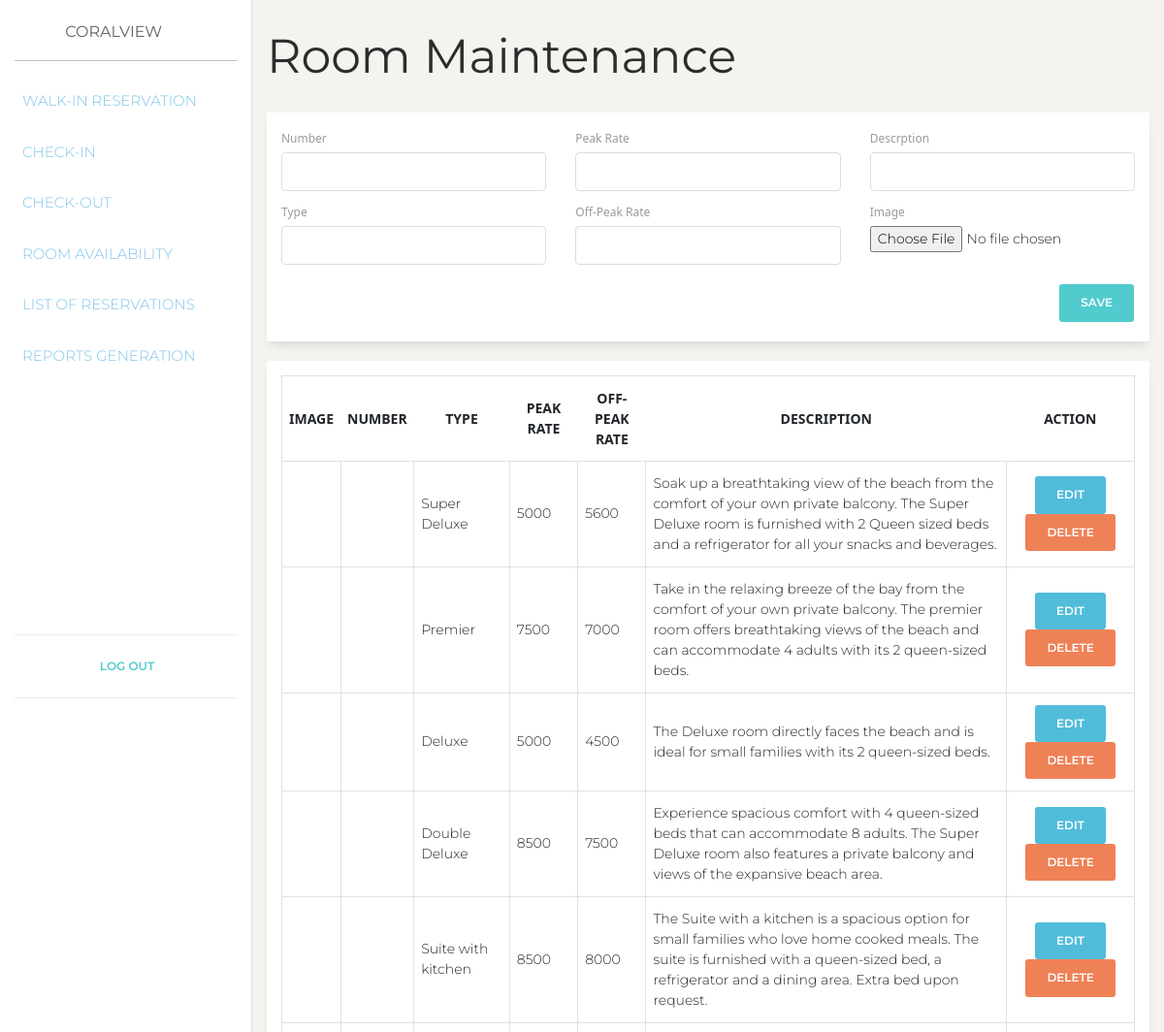
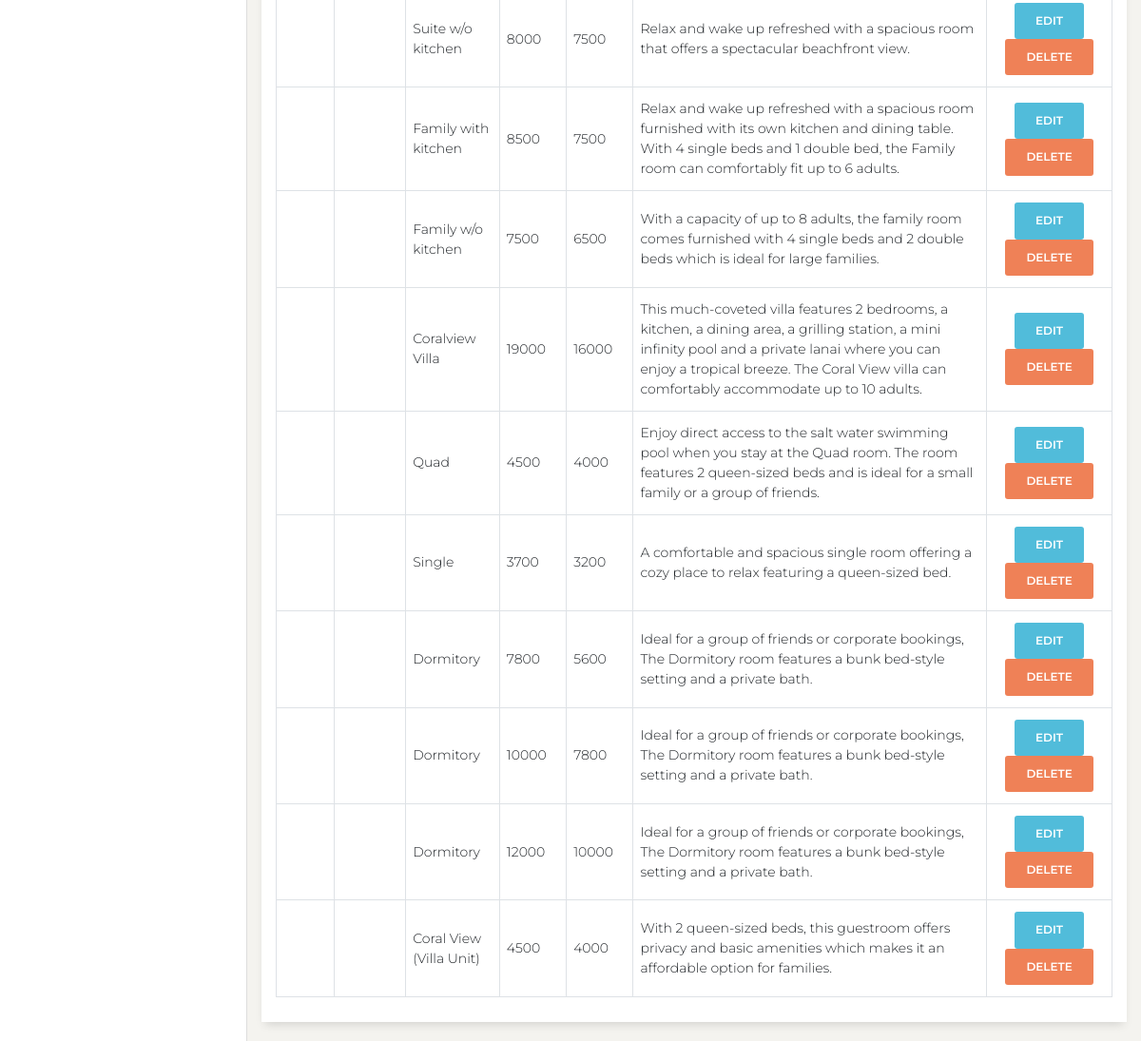
Page /admin/maintenance/room.php on the earlier database version (2 pictures, top to bottom).
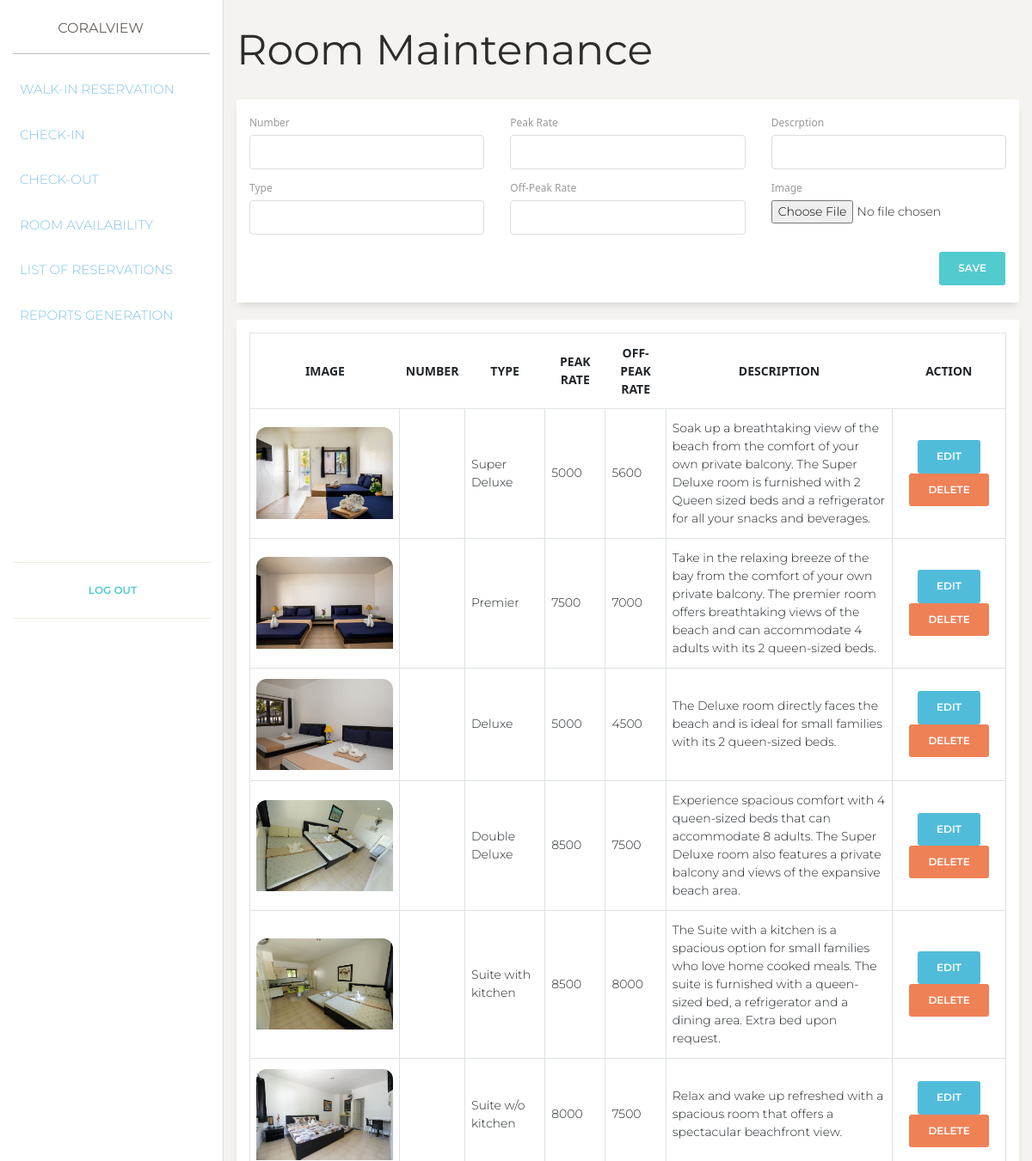
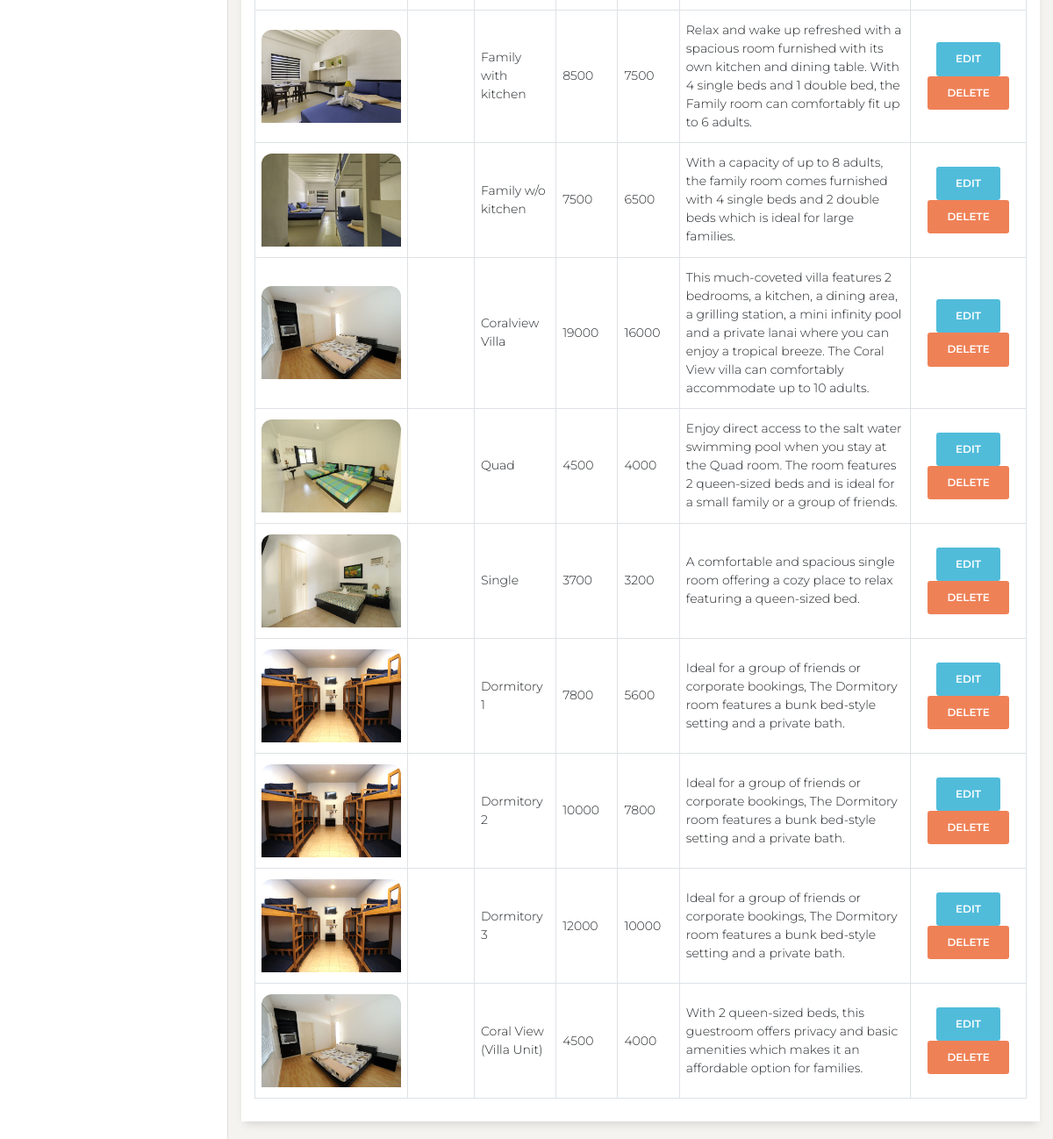
Same page on the later database version (2 pictures, top to bottom).
### tables this page shows
CREATE TABLE `rooms` (
  `Id` int(11) NOT NULL,
  `number` varchar(255) DEFAULT NULL,
  `type` varchar(255) DEFAULT NULL,
  `peak_rate` float DEFAULT NULL,
  `off_peak_rate` float DEFAULT NULL,
  `description` varchar(255) DEFAULT NULL,
  `image` varchar(255) DEFAULT NULL,
  `capacity` int(11) DEFAULT NULL,
  `inclusions` text DEFAULT NULL
);

### admin/maintenance/room.php (the view, shortened to what the changed rows need)
<?php
include('../../common/header.php');
$db = connect_to_db();
?>
    <div class="main-panel">
        <div class="container-fluid">
            <h1>Room Maintenance</h1>
            <div class="row">
                <div class="col-12">
                    <div class="card">
                        <div class="card-body">
                            <table class="table table-bordered">
                                <thead>
                                    <tr>
                                        <th class="text-center" scope="col">Image</th>
                                        <th class="text-center" scope="col">Number</th>
                                        <th class="text-center" scope="col">Type</th>
                                        <th class="text-center" scope="col">Peak Rate</th>
                                        <th class="text-center" scope="col">Off-peak Rate</th>
                                        <th class="text-center" scope="col">Description</th>
                                        <th class="text-center" scope="col">Action</th>
                                    </tr>
                                </thead>
                                <tbody>
                                <?php
                                $query = "SELECT * FROM rooms";
                                $result = mysqli_query($db, $query);
                                if(mysqli_num_rows($result) > 0) {
                                    while($room = mysqli_fetch_assoc($result)) {
                                        echo '
                                            <tr>
                                                <td><img src="' . $room['image'] . '"></img></td>
                                                <td>' . $room['number'] . '</td>
                                                <td>' . $room['type'] . '</td>
                                                <td style="width: 8%;">' . $room['peak_rate'] . '</td>
                                                <td style="width: 8%;">' . $room['off_peak_rate'] . '</td>
                                                <td>' . $room['description'] . '</td>
                                                <td class="text-center" style="width: 15%;">
                                                    <form action="../../functions/admin/rooms/insert_room.php" method="POST">
                                                        <a href="/coralview/admin/maintenance/room.php?edit=' . $room['Id'] . '"class="btn btn-info" value="' . $room['Id'] . '" >Edit</a>
                                                        <button class="btn btn-danger" value="' . $room['Id'] . '" name="delete_room">Delete</button>
                                                    </form>
                                                </td>
                                            </tr>
                                        ';
                                    }
                                }
                                ?>
                                </tbody>
                            </table>
                        </div>
                    </div>
                </div>
                </div>
            </div>
        </div>
<?php
include('../../common/footer.php');
?>

Differences in the rows shown:
changed rooms "Super Deluxe": image: picture added
changed rooms "Premier": image: picture added
changed rooms "Deluxe": image: picture added
changed rooms "Double Deluxe": image: picture added
changed rooms "Suite with kitchen": image: picture added
changed rooms "Suite w/o kitchen": image: picture added
changed rooms "Family with kitchen": image: picture added
changed rooms "Family w/o kitchen": image: picture added
changed rooms "Coralview Villa": image: picture added
changed rooms "Quad": image: picture added
changed rooms "Single": image: picture added
changed rooms: image: picture added; type "Dormitory" → "Dormitory 1"
changed rooms: image: picture added; type "Dormitory" → "Dormitory 2"
changed rooms: image: picture added; type "Dormitory" → "Dormitory 3"
changed rooms "Coral View (Villa Unit)": image: picture added
